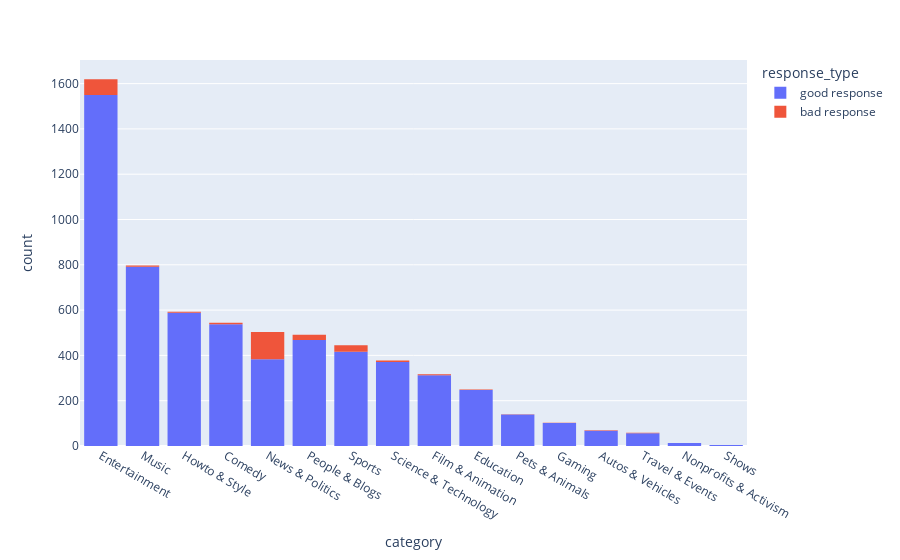

The code cell stored with this chart in its notebook:
### Code cell
fig=px.histogram(df, x="category",color='response_type')
fig.update_layout(xaxis={'categoryorder':'total descending'})

fig.show()

### Figure 1 — Plotly figure (JSON) as saved in the notebook; plotly's stock layout.template omitted (floating-point values rounded to 4 significant figures; data arrays with more than 128 entries replaced by an {"elided": "..."} marker saying what was removed)
{"data": [{"alignmentgroup": "True", "bingroup": "x", "hovertemplate": "response_type=good response<br>category=%{x}<br>count=%{y}<extra></extra>", "legendgroup": "good response", "marker": {"color": "#636efa", "pattern": {"shape": ""}}, "name": "good response", "offsetgroup": "good response", "orientation": "v", "showlegend": true, "type": "histogram", "x": {"elided": "6045 str values"}, "xaxis": "x", "yaxis": "y"}, {"alignmentgroup": "True", "bingroup": "x", "hovertemplate": "response_type=bad response<br>category=%{x}<br>count=%{y}<extra></extra>", "legendgroup": "bad response", "marker": {"color": "#EF553B", "pattern": {"shape": ""}}, "name": "bad response", "offsetgroup": "bad response", "orientation": "v", "showlegend": true, "type": "histogram", "x": {"elided": "280 str values"}, "xaxis": "x", "yaxis": "y"}], "layout": {"barmode": "relative", "legend": {"title": {"text": "response_type"}, "tracegroupgap": 0}, "margin": {"t": 60}, "xaxis": {"anchor": "y", "categoryorder": "total descending", "domain": [0, 1], "title": {"text": "category"}}, "yaxis": {"anchor": "x", "domain": [0, 1], "title": {"text": "count"}}}}
